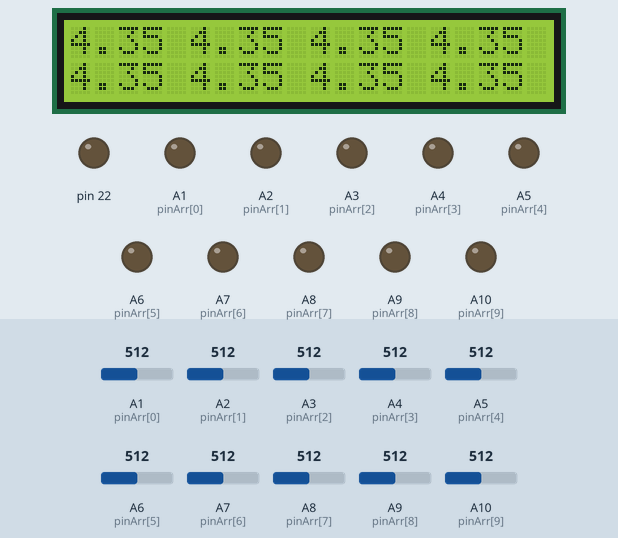
This sketch was run on a simulated Arduino Mega 2560, built with avr-gcc and run on an emulated ATmega2560. Parts: 20×2 character LCD, output pins drawn as LEDs (lit = HIGH). Inputs (shaded band) come from the test bench; at power-on: A1 (pinArr[0]) = 512, A2 (pinArr[1]) = 512, A3 (pinArr[2]) = 512, A4 (pinArr[3]) = 512, A7 (pinArr[6]) = 512, A8 (pinArr[7]) = 512, A5 (pinArr[4]) = 512, A6 (pinArr[5]) = 512, A9 (pinArr[8]) = 512, A10 (pinArr[9]) = 512. The local clock reads 2024-03-15 10:24:30 at power-on unless the sketch sets it; storage starts empty; what the sketch prints to the serial monitor is not drawn.

Above: at 1.2 s.
1.3 s: A1 (pinArr[0]) set to 716
At 2.3 s:
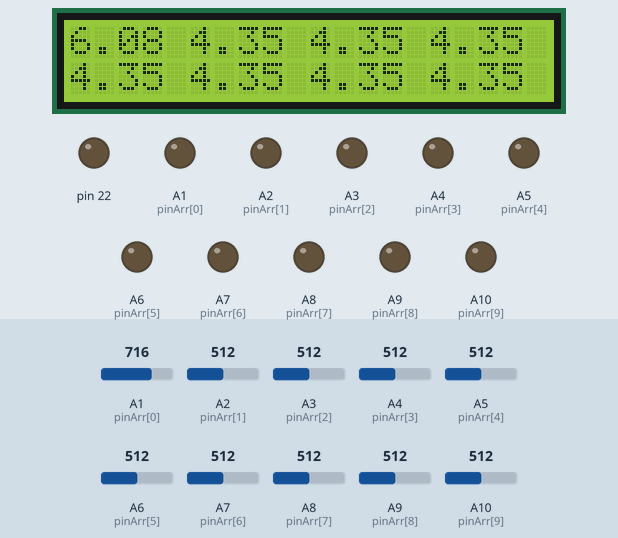
3.4 s: A2 (pinArr[1]) set to 716
At 4.1 s:
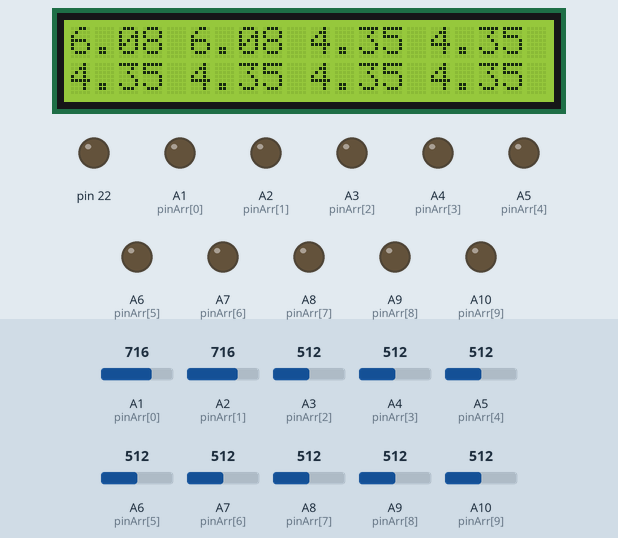
5.2 s: A3 (pinArr[2]) set to 716
At 5.8 s:
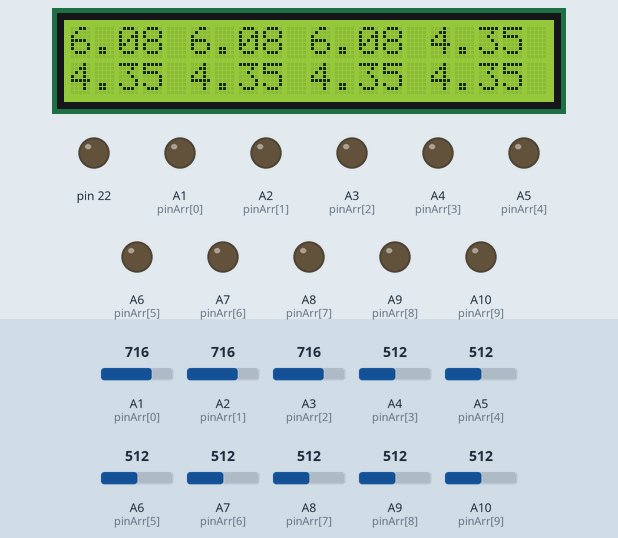
7.0 s: A4 (pinArr[3]) set to 716
At 7.7 s:
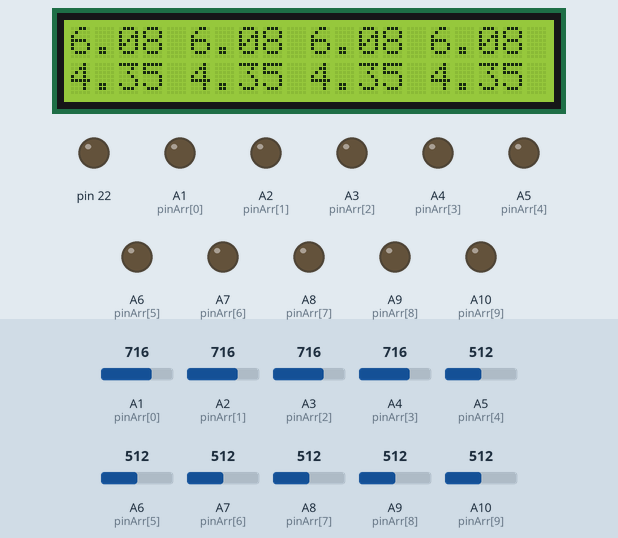
8.7 s: A7 (pinArr[6]) set to 716
At 9.5 s:
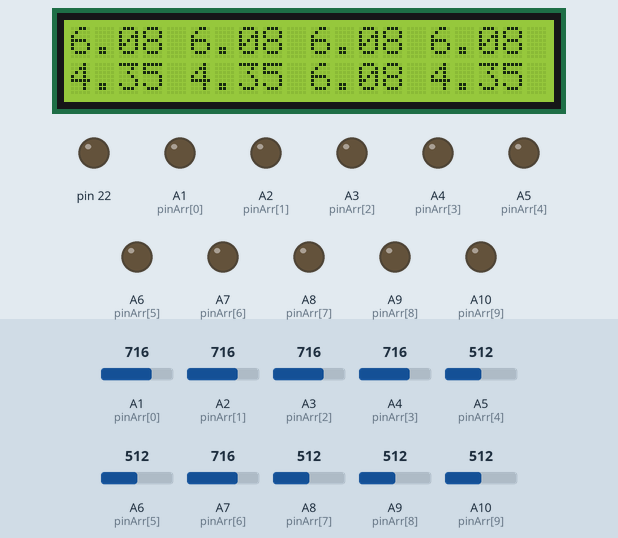
10.5 s: A8 (pinArr[7]) set to 716
At 11.2 s:
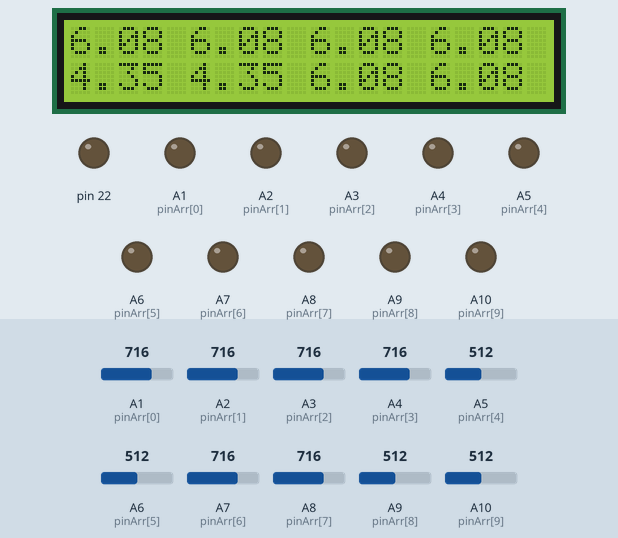
Timing chart, 0 to 13.3 s (numbered marks = the images above; inputs shaded):
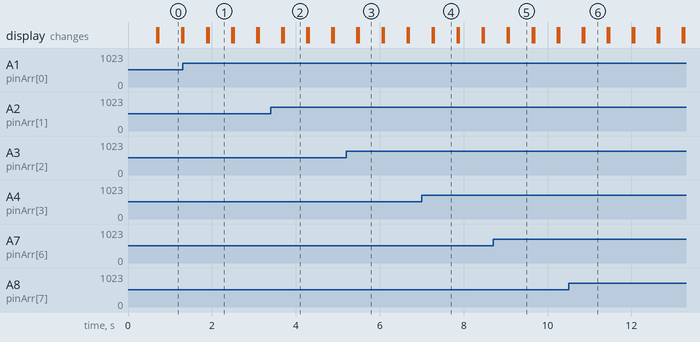

The sketch:

voltmeter.ino
```cpp
#include <String.h>
#include <Wire.h> // библиотека для протокола I2C
#include <LiquidCrystal_I2C.h> // библиотека для LCD 1602
LiquidCrystal_I2C LCD(0x27,20,2); // присваиваем имя дисплею
#include <SPI.h>                // Подключаем библиотеку SPI
#include <SD.h>                 // Подключаем библиотеку SD
#include <Time.h>
#include <TimeLib.h>

#include <RTClib.h>


uint8_t pinArr[10] = {A1, A2, A3, A4, A5, A6, A7, A8, A9, A10}; //массив пинов
float COEF = 0.0048; //коэффициент для перевода в вольты
float COEFGALV = 1.77; //коэффициент для перевода в вольты
Sd2Card card;                   // Указываем переменные
SdVolume volume;                // Указываем переменные
SdFile root;                    // Указываем переменные

const int chipSelect = 49;


void SdSetup();

RTC_DS3231 rtc;

void setup() {
  Serial.begin(9600);
//  SdSetup();//SdCard

    rtc.begin();
    rtc.adjust(DateTime(F(__DATE__), F(__TIME__)));


  LCD.init(); // инициализация дисплея
  LCD.backlight(); // включение подсветки

  pinMode(22, OUTPUT);
  digitalWrite(22, LOW);

  for (int i = 0; i < 10; i++) {
    pinMode(pinArr[i], INPUT);
    analogWrite(pinArr[i], LOW);
  }

   Serial.print("Initializing SD card...");


  if (!SD.begin(chipSelect)) {
    Serial.println("initialization failed!");
  }
  else {
    Serial.println("initialization done.");
  }


}

void loop() {
  float dataArr[10];
  char date[10] = "hh:mm:ss";

  String logData = String(rtc.now().toString(date)) + ";";
  for (int i = 0; i<10; i++) {
    dataArr[i] = 0;
    dataArr[i] = analogRead(pinArr[i]);
    dataArr[i] *= COEF;
    dataArr[i] *= COEFGALV;
    //Serial.println("Voltage: " + String(i+1) + "-" + String(dataArr[i]));
    logData += String(dataArr[i]);
    logData += "    ";
    LCD.setCursor((i%4) * 5,int(i/4)); // ставим курсор на 1 символ первой строке
    LCD.print(dataArr[i]); // выводим напряжение на дисплей

  }
  Serial.println(logData);
  File dataFile = SD.open("log.txt", FILE_WRITE);
    if (dataFile) {
    dataFile.println(logData);
    dataFile.close();
  }
  else {
    Serial.println("error opening log.txt");
  }
  delay(500);
  LCD.clear(); // очищаем экран дисплея

}


void SdSetup() {
  while (!Serial) {;}
  Serial.print("Initializing SD card...");

 if (!card.init(SPI_HALF_SPEED, chipSelect)) {
    Serial.println("initialization failed. Things to check:");
    Serial.println("* is a card inserted?");
    Serial.println("* is your wiring correct?");
    Serial.println("* did you change the chipSelect pin to match your shield or module?");
    return;
  } else {
    Serial.println("Wiring is correct and a card is present.");
  }

// Печатаем тип карты
  Serial.print("\nCard type: ");
  switch (card.type()) {
    case SD_CARD_TYPE_SD1:
      Serial.println("SD1");
      break;
    case SD_CARD_TYPE_SD2:
      Serial.println("SD2");
      break;
    case SD_CARD_TYPE_SDHC:
      Serial.println("SDHC");
      break;
    default:
      Serial.println("Unknown");
  }

// Открытие карты
  if (!volume.init(card)) {
    Serial.println("Could not find FAT16/FAT32 partition.\nMake sure you've formatted the card");
  }


// выводим тип и размер первого тома типа FAT
  uint32_t volumesize;
  Serial.print("\nVolume type is FAT");
  Serial.println(volume.fatType(), DEC);
  Serial.println();
}
```

Measured:
- after the input at 1.3 s, the display: first differs from a run without the input after 0.62 s (image 1)
- after the input at 3.4 s, the display: first differs from a run without the input after 0.31 s (image 2)
- after the input at 5.2 s, the display: first differs from a run without the input after 0.30 s (image 3)
- after the input at 7.0 s, the display: first differs from a run without the input after 0.29 s (image 4)
- after the input at 8.7 s, the display: first differs from a run without the input after 0.38 s (image 5)
- after the input at 10.5 s, the display: first differs from a run without the input after 0.37 s (image 6)
- what the display in image 0 shows lasts 0.6 s, from 0.7 s to 1.3 s
